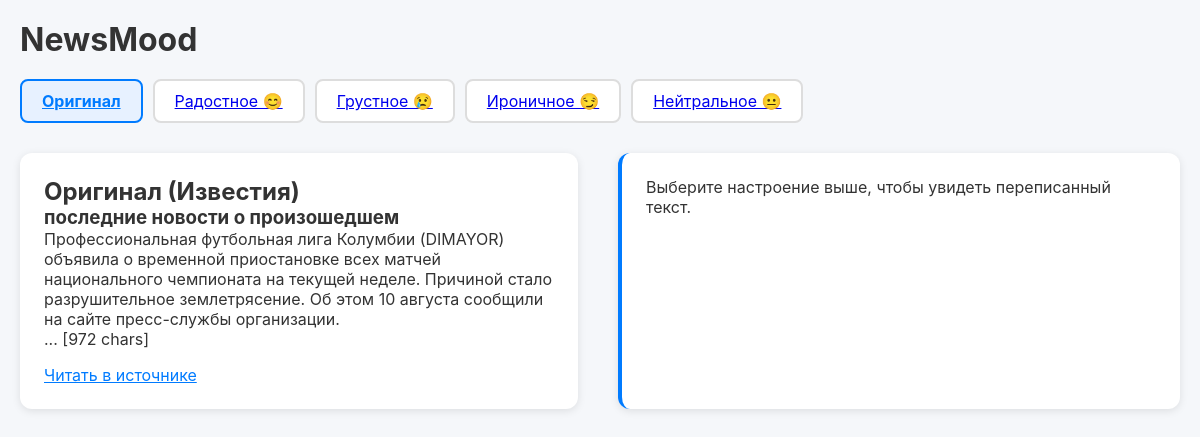
Page /news.php?id=1 on the committed database.
### tables this page shows
CREATE TABLE news (
    id INTEGER PRIMARY KEY AUTOINCREMENT,
    source_url TEXT UNIQUE NOT NULL,
    source_name TEXT NOT NULL,
    title_original TEXT NOT NULL,
    content_original TEXT,
    pub_date DATETIME,
    created_at DATETIME DEFAULT CURRENT_TIMESTAMP
);

### news.php (called while the page is built, shortened)
<?php
$db = Database::getInstance();
$id = $_GET['id'] ?? 0;
$mood = $_GET['mood'] ?? 'original';
$stmt = $db->prepare('SELECT * FROM news WHERE id = ?');
$stmt->execute([$id]);
$news = $stmt->fetch();
require 'templates/detail.php';
require 'templates/layout.php';

### templates/detail.php (the view)
<div class="mood-switcher">
    <?php
    $moods = [
            'original' => 'Оригинал',
            'happy' => 'Радостное 😊',
            'sad' => 'Грустное 😢',
            'ironic' => 'Ироничное 😏',
            'neutral' => 'Нейтральное 😐',
    ];
    $currentMood = $_GET['mood'] ?? 'original';
    foreach ($moods as $code => $label): ?>
        <a href="/news.php?id=<?= $news['id'] ?>&mood=<?= $code ?>"
           class="mood-btn <?= $code === $currentMood ? 'active' : '' ?>">
            <?= $label ?>
        </a>
    <?php endforeach; ?>
</div>
<div class="detail-layout">
    <div class="original-box">
        <h2>Оригинал (<?= htmlspecialchars($news['source_name']) ?>)</h2>
        <h3><?= htmlspecialchars($news['title_original']) ?></h3>
        <p><?= nl2br(htmlspecialchars($news['content_original'])) ?></p>
        <a href="<?= htmlspecialchars($news['source_url']) ?>" target="_blank" class="source-link">Читать в источнике</a>
    </div>
    <?php if ($mood !== 'original'): ?>
        <div class="rewritten-box">
            <h2><?= $moodLabel ?> <?= $factIndicator ?></h2>
            <?php if ($rewritten): ?>
                <h3><?= htmlspecialchars($rewritten['title_rewritten']) ?></h3>
                <p><?= nl2br(htmlspecialchars($rewritten['content_rewritten'])) ?></p>
                <small>Сгенерировано AI, проверка фактов: <?= $factIndicator ? '⚠️ Возможны искажения' : '✓' ?></small>
            <?php else: ?>
                <p>Не удалось сгенерировать версию. Попробуйте позже.</p>
            <?php endif; ?>
        </div>
    <?php else: ?>
        <div class="rewritten-box">
            <p>Выберите настроение выше, чтобы увидеть переписанный текст.</p>
        </div>
    <?php endif; ?>
</div>

### assets/style.css (style rules this page uses)
* { box-sizing: border-box; margin: 0; padding: 0; }
body { font-family: -apple-system, BlinkMacSystemFont, 'Segoe UI', Roboto, sans-serif; background: #f5f7fa; color: #333; }
.mood-switcher { display: flex; gap: 10px; margin-bottom: 30px; flex-wrap: wrap; }
.mood-btn { padding: 10px 20px; border: 2px solid #ddd; background: #fff; border-radius: 8px; cursor: pointer; transition: all 0.2s; font-size: 16px; }
.mood-btn.active { border-color: #007bff; background: #e7f1ff; color: #007bff; font-weight: bold; }
.detail-layout { display: flex; gap: 40px; flex-wrap: wrap; }
.original-box, .rewritten-box { flex: 1; min-width: 300px; background: #fff; padding: 24px; border-radius: 12px; box-shadow: 0 2px 8px rgba(0,0,0,0.1); }
.rewritten-box { border-left: 4px solid #007bff; }
.source-link { margin-top: 16px; display: block; color: #007bff; }

### rows in the picture
news: source_name "Известия", title_original "последние новости о произошедшем", content_original "Профессиональная футбольная лига Колумбии (DIMAYOR) объявила о временной приостановке всех матчей национального чемпионата на текущей неделе. Причиной стало разрушительное землетрясение. Об этом 10 августа сообщили на сайте пресс-службы организации. ... [972 chars]"

### other values in the picture
$label "Оригинал"
$label "Радостное 😊"
$label "Грустное 😢"
$label "Ироничное 😏"
$label "Нейтральное 😐"
